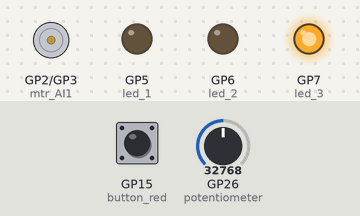
Simulated run of this program. Board: Raspberry Pi Pico running MicroPython. Parts: motor-driver pin pairs drawn as motors (green arrow = first pin HIGH = forward, orange = second pin HIGH = backward, longer = more drive, scaled by the enable pin), output pins drawn as LEDs (lit = HIGH). The test bench sets the inputs (shaded band); at power-on: GP26 (potentiometer) = 32768, GP15 (button_red) LOW (analog values on the 0–65535 scale).

Above: at 1.2 s.
1.3 s: GP26 (potentiometer) set to 45874
3.5 s: GP15 (button_red) pulled HIGH for 0.6 s
At 4.3 s:
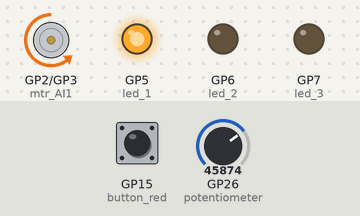
6.5 s: GP26 (potentiometer) set to 57670
8.5 s: GP15 (button_red) pulled HIGH for 1 s
At 9.3 s:
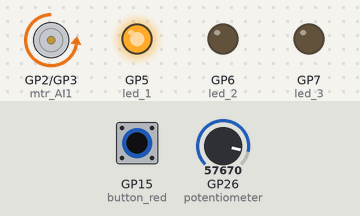
11.5 s: GP26 (potentiometer) set to 7864
13.5 s: GP15 (button_red) pulled HIGH for 0.6 s
At 14.4 s:
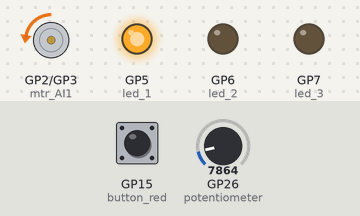
Timing chart, 0 to 16.5 s (numbered marks = the images above; inputs shaded):
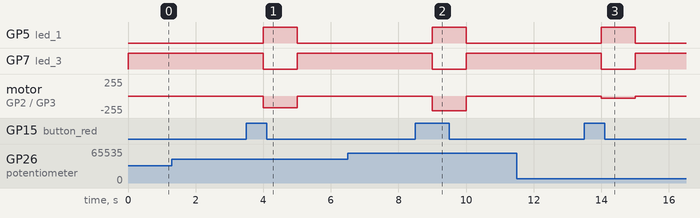

Measured:
- after the input at 3.5 s, GP5 (led_1): LOW → HIGH after 0.50 s, → LOW 1.0 s later; GP7 (led_3): HIGH → LOW after 0.50 s, → HIGH 1.0 s later; motor on GP2 (mtr_AI1) / GP3 (mtr_AI2): stopped → backward 178/255 after 0.50 s, → stopped 1.0 s later
- after the input at 8.5 s, GP5 (led_1): LOW → HIGH after 0.50 s, → LOW 1.0 s later; GP7 (led_3): HIGH → LOW after 0.50 s, → HIGH 1.0 s later; motor on GP2 (mtr_AI1) / GP3 (mtr_AI2): stopped → backward 224/255 after 0.50 s, → stopped 1.0 s later
- after the input at 13.5 s, GP5 (led_1): LOW → HIGH after 0.50 s, → LOW 1.0 s later; GP7 (led_3): HIGH → LOW after 0.50 s, → HIGH 1.0 s later; motor on GP2 (mtr_AI1) / GP3 (mtr_AI2): stopped → backward 31/255 after 0.50 s, → stopped 1.0 s later

The program:

Motor_driver_H.py
```python
from machine import Pin, ADC, PWM
import utime
potentiometer = ADC(26)
mtr_AI1 = Pin(2, Pin.OUT)
mtr_AI2 = Pin(3, Pin.OUT)
mtr_PWMa = PWM(Pin(10))
button_red = Pin(15, Pin.IN, Pin.PULL_DOWN)
button_black = Pin(16, Pin.IN, Pin.PULL_UP)
led_1 = Pin(5, Pin.OUT)
led_2 = Pin(6, Pin.OUT)
led_3 = Pin(7, Pin.OUT)
led_1.value(0)
led_2.value(0)
led_3.value(1)
mtr_PWMa.freq(50)
mtr_AI1.value(1)
mtr_AI2.value(0)
while True:
    mtr_PWMa.duty_u16(potentiometer.read_u16())
    if button_red.value() == 1:
        mtr_AI1.value(0)
        mtr_AI2.value(1)
        led_1.value(1)
        led_2.value(0)
        led_3.value(0)
    elif button_red.value() == 1:
        mtr_AI1.value(1)
        mtr_AI2.value(0)
        led_1.value(0)
        led_2.value(1)
        led_3.value(0)

    else:
        mtr_AI1.value(0)
        mtr_AI2.value(0)
        led_1.value(0)
        led_2.value(0)
        led_3.value(1)
    utime.sleep(1)
```
